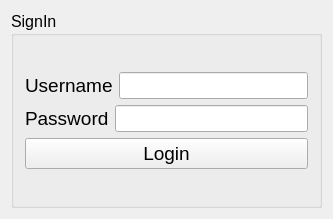
<?xml version="1.0" encoding="UTF-8"?>
<ui version="4.0">
 <class>login_windowClass</class>
 <widget class="QWidget" name="login_windowClass">
  <property name="geometry">
   <rect>
    <x>0</x>
    <y>0</y>
    <width>333</width>
    <height>219</height>
   </rect>
  </property>
  <property name="windowTitle">
   <string>login_window</string>
  </property>
  <layout class="QGridLayout" name="gridLayout">
   <item row="0" column="0">
    <widget class="QGroupBox" name="groupBox">
     <property name="font">
      <font>
       <pointsize>12</pointsize>
      </font>
     </property>
     <property name="title">
      <string>SignIn</string>
     </property>
     <layout class="QVBoxLayout" name="verticalLayout_2">
      <item>
       <layout class="QVBoxLayout" name="verticalLayout">
        <item>
         <layout class="QHBoxLayout" name="horizontalLayout">
          <item>
           <widget class="QLabel" name="label_1">
            <property name="font">
             <font>
              <pointsize>14</pointsize>
             </font>
            </property>
            <property name="text">
             <string>Username</string>
            </property>
           </widget>
          </item>
          <item>
           <widget class="QLineEdit" name="lineEdit_username"/>
          </item>
         </layout>
        </item>
        <item>
         <layout class="QHBoxLayout" name="horizontalLayout_2">
          <item>
           <widget class="QLabel" name="label_2">
            <property name="font">
             <font>
              <pointsize>14</pointsize>
             </font>
            </property>
            <property name="text">
             <string>Password</string>
            </property>
           </widget>
          </item>
          <item>
           <widget class="QLineEdit" name="lineEdit_password"/>
          </item>
         </layout>
        </item>
        <item>
         <widget class="QPushButton" name="pushButton_login">
          <property name="font">
           <font>
            <pointsize>14</pointsize>
           </font>
          </property>
          <property name="text">
           <string>Login</string>
          </property>
         </widget>
        </item>
       </layout>
      </item>
     </layout>
    </widget>
   </item>
  </layout>
 </widget>
 <layoutdefault spacing="6" margin="11"/>
 <resources>
  <include location="login_window.qrc"/>
 </resources>
 <connections/>
</ui>
